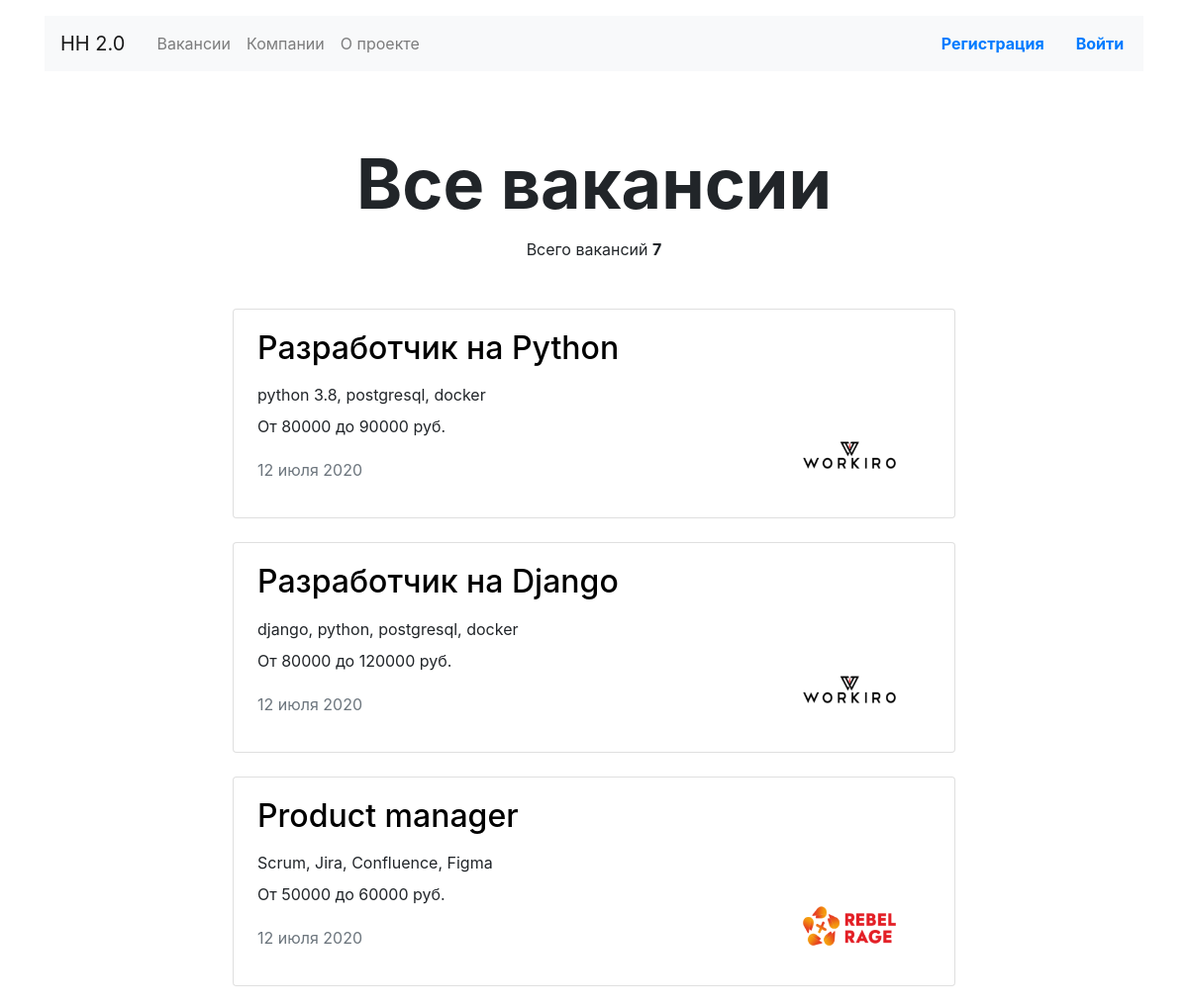
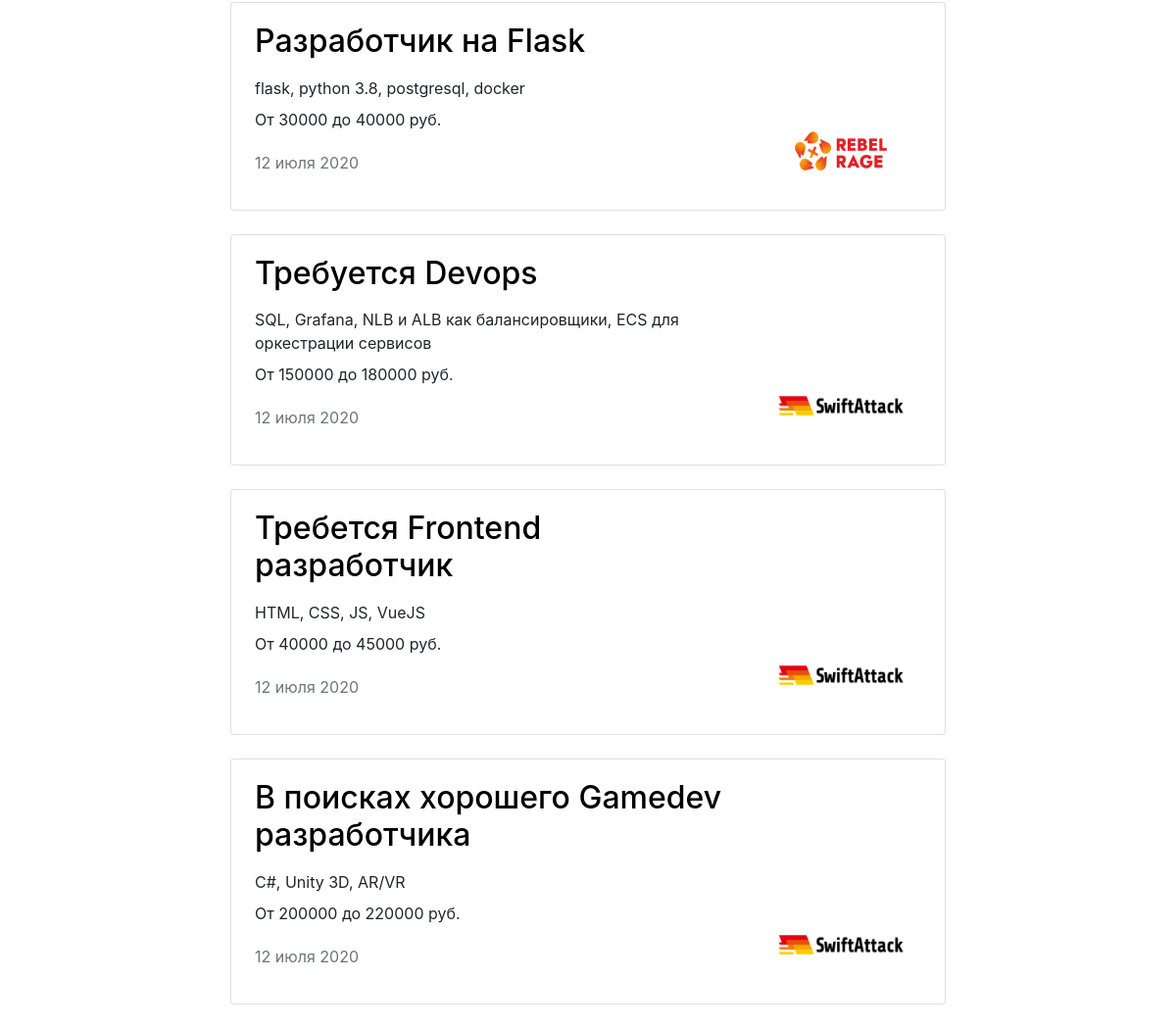
Page /vacancies/ on the committed database (2 pictures, top to bottom).
### junior_hunter/models.py (models this page shows, shortened)
class Vacancy(models.Model):
    title = models.CharField(
        max_length=120,
        verbose_name='Название вакансии'
    )
    speciality = models.ForeignKey(
        Specialty,
        on_delete=models.CASCADE,
        related_name="vacancies",
        verbose_name='Специальность'
    )
    company = models.ForeignKey(
        Company,
        on_delete=models.CASCADE,
        related_name="vacancies",
        verbose_name='Компания'
    )
    skills = models.TextField(
        verbose_name='Навыки'
    )
    description = models.TextField(
        verbose_name='Описание'
    )
    salary_min = models.IntegerField(
        verbose_name='Зарплата от'
    )
    salary_max = models.IntegerField(
        verbose_name='Зарплата до'
    )
    published_at = models.DateField(
        auto_now_add=True,
        verbose_name='Дата'
    )

class Company(models.Model):
    name = models.CharField(
        max_length=80,
        verbose_name='Имя'
    )
    location = models.CharField(
        max_length=50,
        verbose_name='Город'
    )
    logo = models.ImageField(
        upload_to='MEDIA_COMPANY_IMAGE_DIR',
        verbose_name='Логотип'
    )
    description = models.TextField(
        verbose_name='Описание'
    )
    employee_count = models.IntegerField(
        verbose_name='Количество сотрудников'
    )
    owner = models.ForeignKey(
        User,
        on_delete=models.CASCADE,
        related_name="company"
    )

### junior_hunter/views.py (the view)
class VacanciesView(View):
    def get(self, request):
        vacancies = Vacancy.objects.all()
        context = {
            'vacancies': vacancies,
        }
        return render(request, 'vacancies.html', context=context)

### templates/vacancies.html
{% extends 'base.html' %}
{% block container %}
  <main class="container mt-3">
    <section>
      <h1 class="h1 text-center mx-auto mt-4 pt-5" style="font-size: 70px;"><strong>Все вакансии</strong></h1>
        <p class="text-center pt-1">Всего вакансий <b>{{ vacancies.count }}</b></p>
      <div class="row mt-5">
        <div class="col-12 col-lg-8 offset-lg-2 m-auto">
          {% for vacancy in vacancies %}
          <div class="card mb-4">
            <div class="card-body px-4">
              <div class="row">
                <div class="col-12 col-md-8 col-lg-9">
                    <h2 class="h2 pb-2"><a href="{% url 'vacancy_id' vacancy.id %}" style="color: #000000">{{ vacancy.title }}</a></h2>
                  <p class="mb-2">{{ vacancy.skills }}</p>
                  <p>От {{ vacancy.salary_min }} до {{ vacancy.salary_max }} руб.</p>
                  <p class="text-muted pt-1">{{ vacancy.published_at }}</p>
                </div>
                <div class="col-12 col-md-4 col-lg-3 d-flex align-items-end">
                  <a href="#"><img src="{{ vacancy.company.logo.url }}" width="130" height="80" alt=""></a>
                </div>
              </div>
            </div>
          </div>
          {% endfor %}
        </div>
      </div>
    </section>
  </main>
{% endblock %}

### templates/base.html (shortened to what this page needs)
<!DOCTYPE html>
<html lang="ru">
<head>
  <link rel="stylesheet" href="https://stackpath.bootstrapcdn.com/bootstrap/4.3.1/css/bootstrap.min.css">
</head>
<body>
  <header class="container mt-3">
    <nav class="navbar navbar-expand-lg navbar-light bg-light">
      <a class="navbar-brand mr-4" href="{% url 'index' %}">HH 2.0</a>
      <div class="collapse navbar-collapse justify-content-between" id="navbarNav">
        <ul class="navbar-nav col-10">
          <li class="nav-item">
            <a class="nav-link" href="{% url 'vacancies' %}">Вакансии</a>
          </li>
          <li class="nav-item">
            <a class="nav-link" href="{% url 'all_company' %}">Компании</a>
          </li>
          <li class="nav-item">
            <a class="nav-link" href="{% url 'about' %}">О проекте</a>
          </li>
        </ul>
        {% if request.user.is_authenticated %}
        <ul class="navbar-nav col-2 justify-content-end">
          <li class="nav-item active">
            <div class="btn-group">
              <button type="button" class="btn dropdown-toggle font-weight-bold" data-toggle="dropdown" aria-haspopup="true" aria-expanded="false">
                {{ request.user.first_name }}
              </button>
              <div class="dropdown-menu dropdown-menu-right mt-3">
                <a href="{% url 'user_profile' %}" class="dropdown-item py-2">Профиль</a>
                <a href="{% url 'company_profile_info' %}" class="dropdown-item py-2">Компания</a>
                <a href="{% url 'resume' %}" class="dropdown-item py-2">Резюме</a>
                <a href="{% url 'logout' %}" class="dropdown-item py-2">Выйти</a>
              </div>
            </div>
          </li>
        </ul>
            {% else %}
            <a style="margin-left: -4%" href="{% url 'reg_company' %}" class="nav-link font-weight-bold">Регистрация</a>
            <a href="{% url 'login' %}" class="nav-link font-weight-bold">Войти</a>
            {% endif %}
      </div>
    </nav>
  </header>
  {% block container %}
  {% endblock %}
</body>
</html>

### rows in the picture
Vacancy: title "Разработчик на Python", skills "python 3.8, postgresql, docker", salary_min "80000", salary_max "90000", published_at "12 июля 2020", company.logo (picture)
Vacancy: title "Разработчик на Django", skills "django, python, postgresql, docker", salary_min "80000", salary_max "120000", published_at "12 июля 2020", company.logo (picture)
Vacancy: title "Product manager", skills "Scrum, Jira, Confluence, Figma", salary_min "50000", salary_max "60000", published_at "12 июля 2020", company.logo (picture)
Vacancy: title "Разработчик на Flask", skills "flask, python 3.8, postgresql, docker", salary_min "30000", salary_max "40000", published_at "12 июля 2020", company.logo (picture)
Vacancy: title "Требуется Devops", skills "SQL, Grafana, NLB и ALB как балансировщики, ECS для оркестрации сервисов", salary_min "150000", salary_max "180000", published_at "12 июля 2020", company.logo (picture)
Vacancy: title "Требется Frontend разработчик", skills "HTML, CSS, JS, VueJS", salary_min "40000", salary_max "45000", published_at "12 июля 2020", company.logo (picture)
Vacancy: title "В поисках хорошего Gamedev разработчика", skills "C#, Unity 3D, AR/VR", salary_min "200000", salary_max "220000", published_at "12 июля 2020", company.logo (picture)

### other values in the picture
{{ vacancies.count }} "7"
